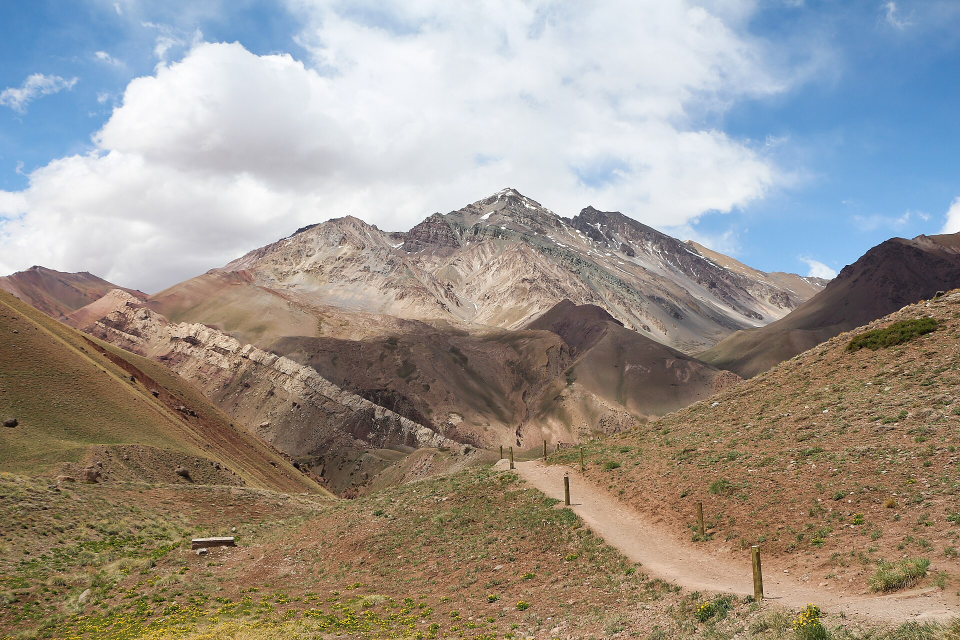
#> input picture videos-largos/008-argentina-vs-brasil/fotos-reales/aconcagua-1.jpg, 1920 x 1280 px (shown at 1/2 size); its folder holds only this picture in this run
$ python bocetos.py ../fotos-reales/aconcagua-1.jpg
#> lines starting #> are read from the running program, lines starting #| are printed output that depends on the picture; after the words box and inside, x2 and y2 are one past the last pixel; in counts of white or black regions, pixels touching at a corner belong together
"""Bocetos de miniatura del video 008 (1280x720) con fotos reales de Commons y el estadio 3D."""
import sys
from pathlib import Path
from PIL import Image, ImageDraw, ImageFont, ImageFilter, ImageEnhance, ImageOps
D = Path(__file__).resolve().parent; V = D.parent; F = V / 'fotos-reales'; R = V.parent.parent
FU = R / 'motor-mapa/datos/fuentes'; BAN = R / 'motor-mapa/datos/banderas'
FONDO = Path(sys.argv[1])  # cuadro limpio del estadio 3D
W, H = 1280, 720; AMA = (255, 210, 63); NEG = (8, 12, 18)
anton = lambda s: ImageFont.truetype(str(FU / 'Anton.woff2'), s)
barlow = lambda s: ImageFont.truetype(str(FU / 'BarlowCondensed-700.woff2'), s)

def cubrir(im, w, h, fx=.5, fy=.5):
#> called with w = 1280, h = 720, fx = 0.5, fy = 0.45
    s = max(w / im.width, h / im.height); im = im.resize((round(im.width * s), round(im.height * s)), Image.LANCZOS)
    x = round((im.width - w) * fx); y = round((im.height - h) * fy); return im.crop((x, y, x + w, y + h))
#> after `return im.crop((x, y, x + w, y + h))`:
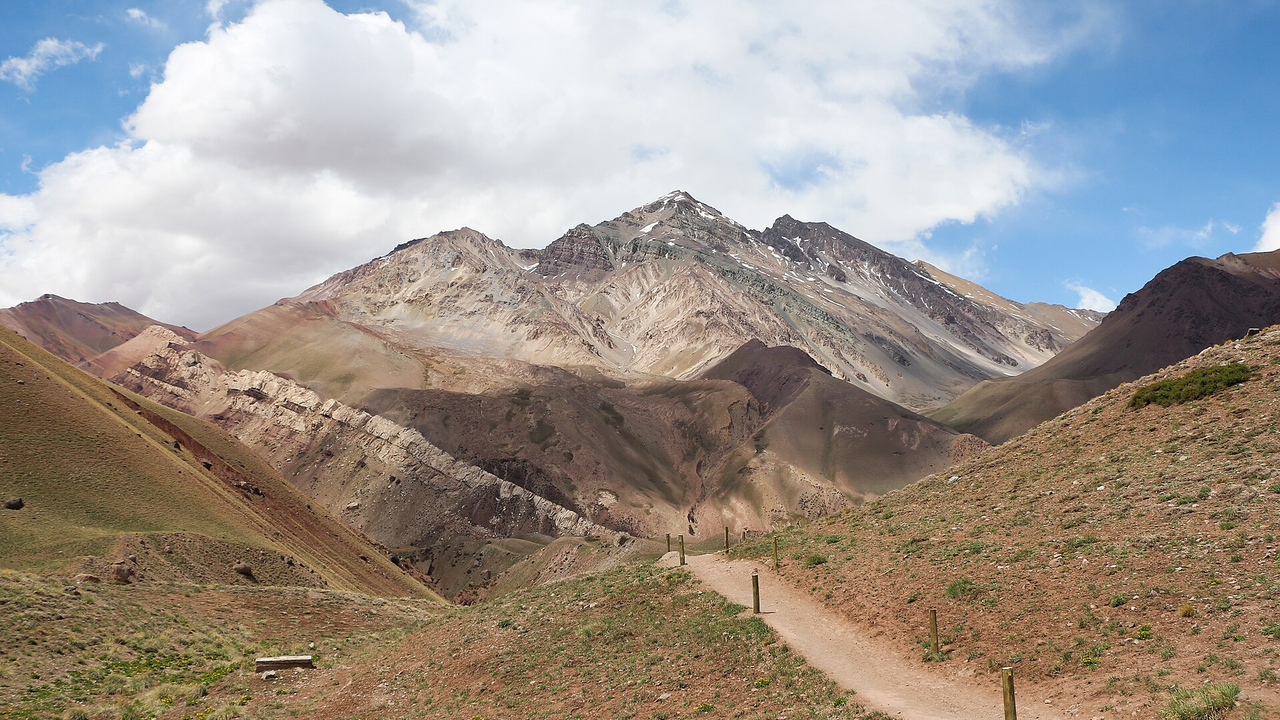
#> returned value: PIL image 1280x720 RGBA; mean R, G, B, A 155.9, 148.4, 141.3, 255

# [5 lines left out: function bandera, not called in this run]

def sombra(lienzo, capa, xy, r=18, op=170):
    a = capa.split()[-1].point(lambda v: op if v else 0); s = Image.new('RGBA', capa.size, (0, 0, 0, 0)); s.putalpha(a)
    s = s.filter(ImageFilter.GaussianBlur(r)); lienzo.alpha_composite(s, (xy[0] + 8, xy[1] + 12)); lienzo.alpha_composite(capa, xy)

def tarjeta(lienzo, img, w, h, xy, rot, fx=.5, fy=.3, etiqueta=None):
    f = cubrir(Image.open(F / img).convert('RGB'), w, h, fx, fy); f = ImageEnhance.Contrast(ImageEnhance.Color(f).enhance(1.15)).enhance(1.08)
    c = Image.new('RGBA', (w + 16, h + 16), (255, 255, 255, 255)); c.paste(f, (8, 8))
    if etiqueta:
        dr = ImageDraw.Draw(c); fn = anton(46); tw = dr.textlength(etiqueta, font=fn)
        dr.rectangle((8, h - 62, 8 + tw + 36, h + 8), fill=AMA); dr.text((26, h - 58), etiqueta, font=fn, fill=NEG)
    c = c.rotate(rot, expand=True, resample=Image.BICUBIC); sombra(lienzo, c, xy)

def texto(dr, s, xy, fn, col=AMA, borde=8, anchor='mm'):
    dr.text(xy, s, font=fn, fill=col, stroke_width=borde, stroke_fill=NEG, anchor=anchor)

# [12 lines left out: function marcador, not called in this run]

def vineta(im, k=.55):
#> called with k = 0.55
    m = Image.new('L', (W, H), 0); ImageDraw.Draw(m).ellipse((-W * .15, -H * .2, W * 1.15, H * 1.2), 255); m = m.filter(ImageFilter.GaussianBlur(160))
#> after `ImageDraw.Draw(m).ellipse((-W * 0.15, -H * 0.2, W * 1.15, H * 1.2), 25`:
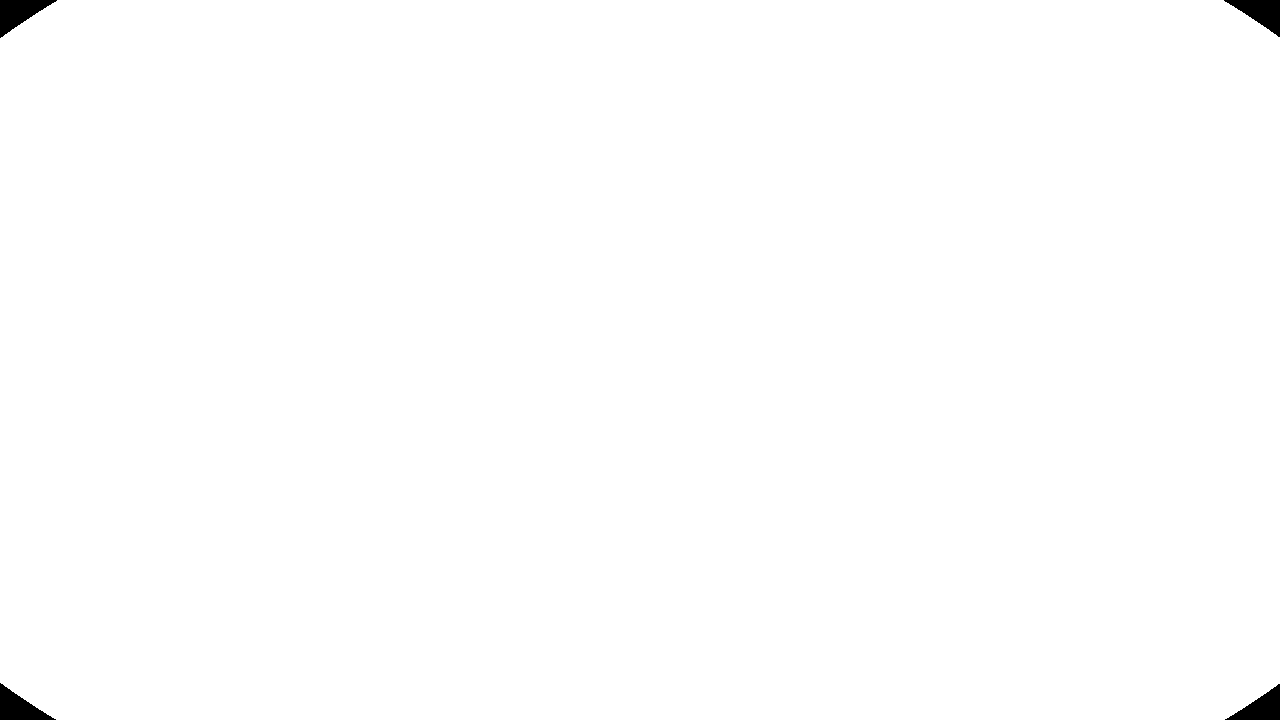
#> m: PIL image 1280x720 L; 99.6% white; 4 black regions, box (x1, y1, x2, y2) and area: (0, 0, 57, 38) 1078, (1224, 0, 1280, 37) 1040, (0, 683, 56, 720) 1021, (1225, 684, 1280, 720) 984
#> after `m = m.filter(ImageFilter.GaussianBlur(160))`:
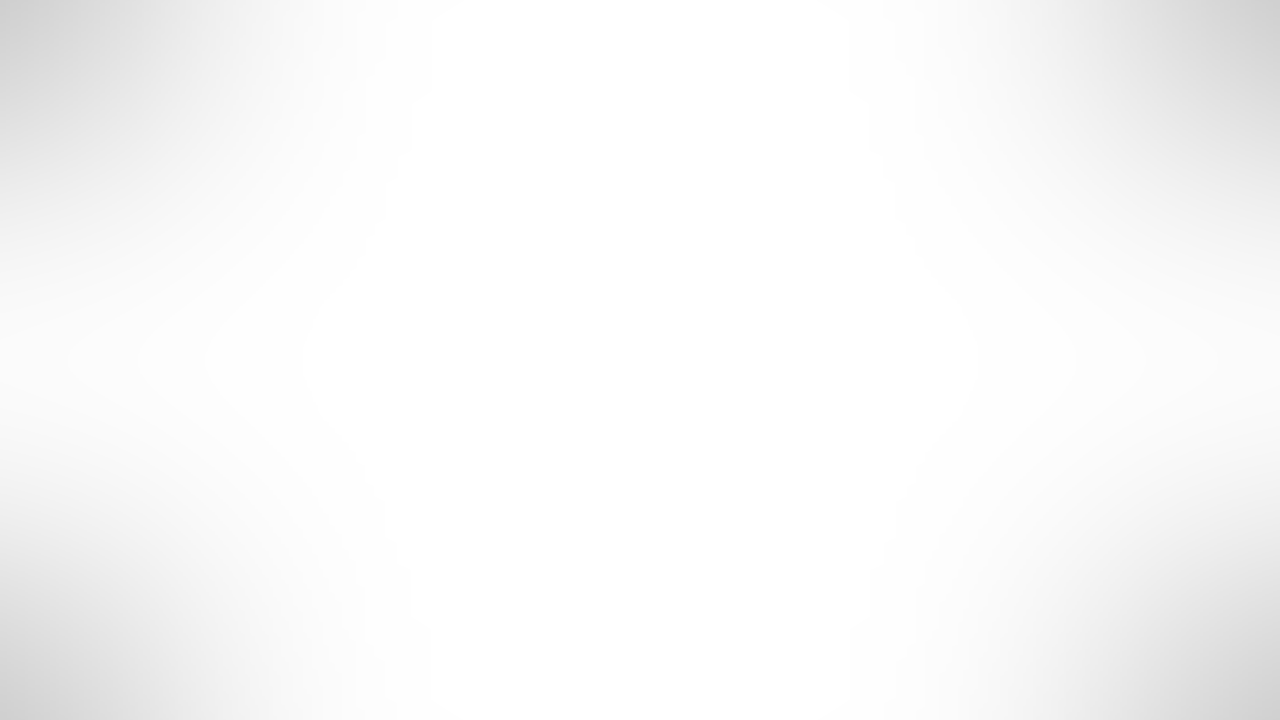
#> m: PIL image 1280x720 L; min 207, max 255, mean 248.9
    osc = Image.new('RGBA', (W, H), (0, 0, 0, int(255 * k))); osc.putalpha(ImageOps.invert(m).point(lambda v: int(v * k))); im.alpha_composite(osc)

fondo = Image.open(FONDO).convert('RGBA')

# A · EL PARTIDO: estadio 3D al centro, Messi y Pelé en tarjetas, marcador 5-5 90:00
a = cubrir(fondo, W, H, .5, .45).convert('RGBA'); vineta(a)
tarjeta(a, 'messi-2022-2.jpg', 330, 430, (-6, 150), 5, .5, .15, 'MESSI')
#> (the run stopped early here; a loop or call above may not have finished)

$ run again, on videos-largos/008-argentina-vs-brasil/fotos-reales/asado-2.jpg
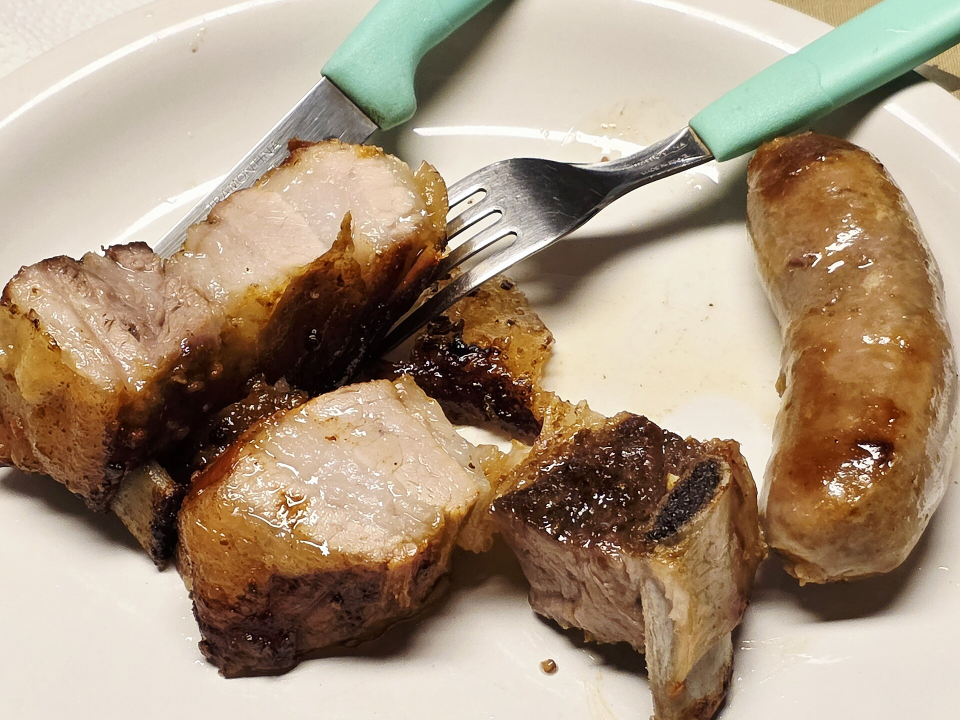
#> input picture videos-largos/008-argentina-vs-brasil/fotos-reales/asado-2.jpg, 1920 x 1440 px (shown at 1/2 size)
#> in cubrir, `return im.crop((x, y, x + w, y + h))`:
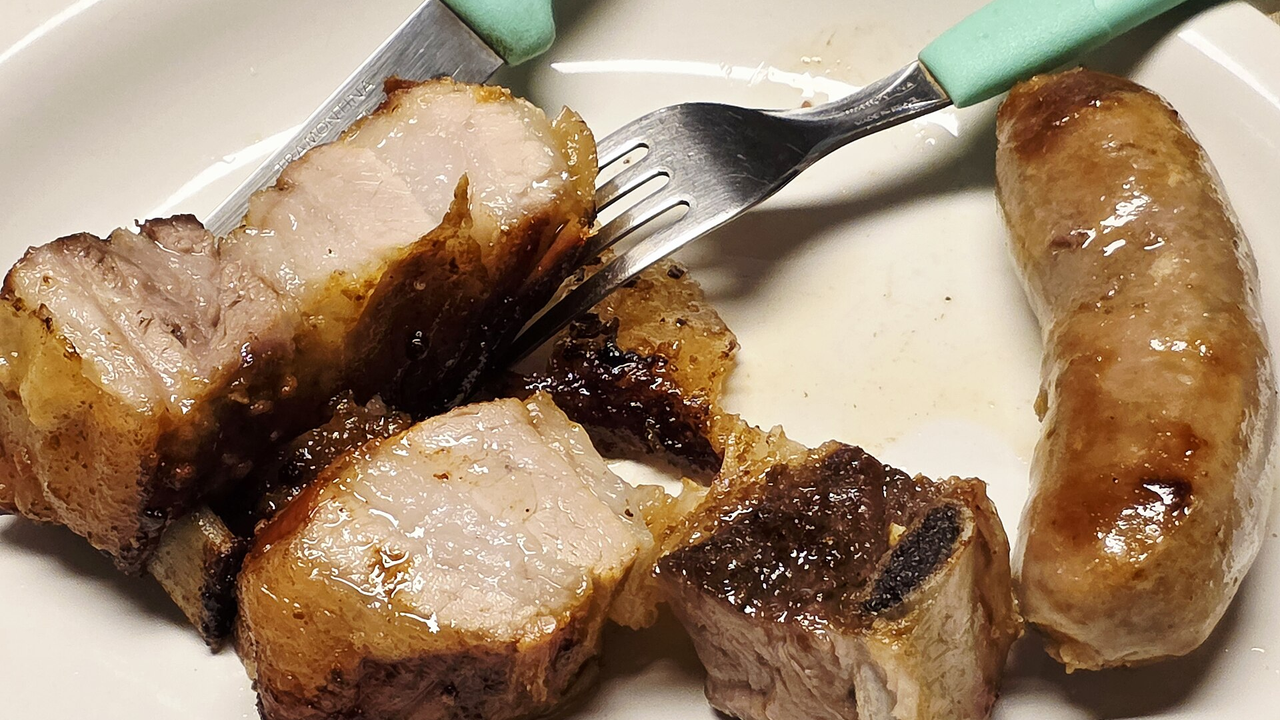
#> returned value: PIL image 1280x720 RGBA; mean R, G, B, A 159, 134, 108.9, 255
#> m: PIL image 1280x720 L; every value is 0
#> m: PIL image 1280x720 L; 99.6% white; 4 black regions, box (x1, y1, x2, y2) and area: (0, 0, 57, 38) 1078, (1224, 0, 1280, 37) 1040, (0, 683, 56, 720) 1021, (1225, 684, 1280, 720) 984

$ run again, on videos-largos/008-argentina-vs-brasil/fotos-reales/buenos-aires-1.jpg
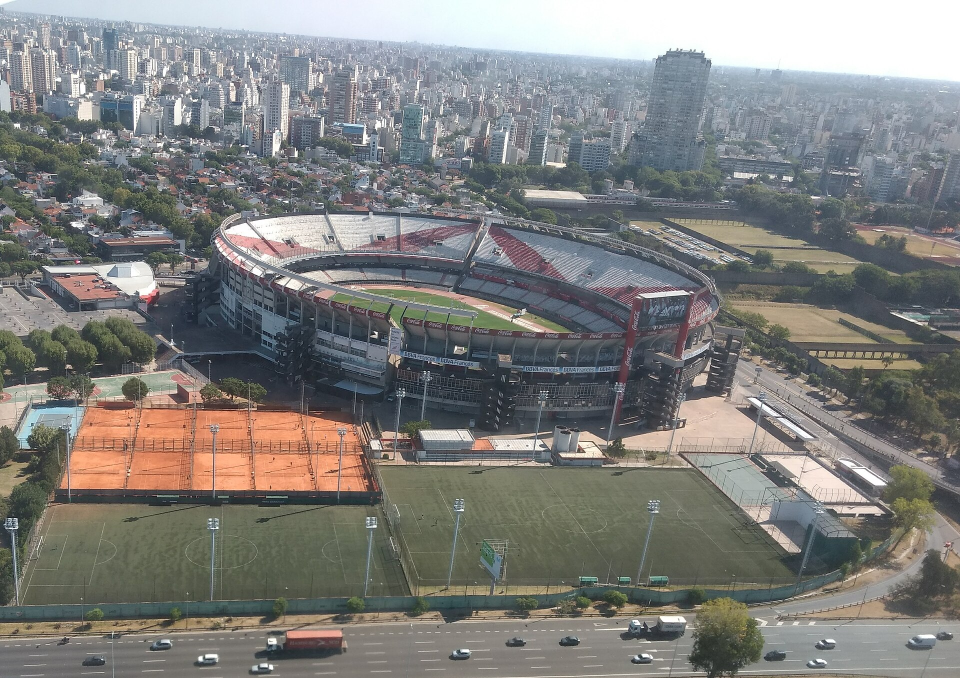
#> input picture videos-largos/008-argentina-vs-brasil/fotos-reales/buenos-aires-1.jpg, 1920 x 1356 px (shown at 1/2 size)
#> in cubrir, `return im.crop((x, y, x + w, y + h))`:
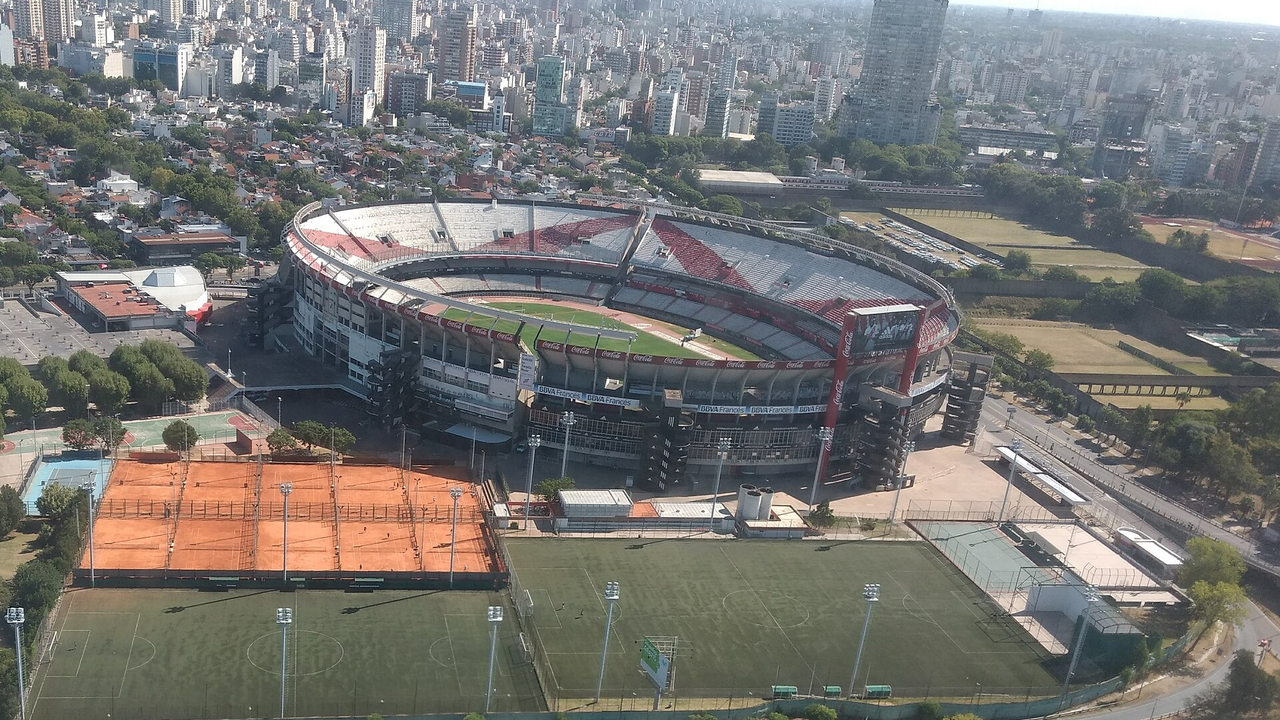
#> returned value: PIL image 1280x720 RGBA; mean R, G, B, A 117, 116.4, 113.8, 255
#> m: PIL image 1280x720 L; every value is 0
#> m: PIL image 1280x720 L; 99.6% white; 4 black regions, box (x1, y1, x2, y2) and area: (0, 0, 57, 38) 1078, (1224, 0, 1280, 37) 1040, (0, 683, 56, 720) 1021, (1225, 684, 1280, 720) 984

$ run again, on videos-largos/008-argentina-vs-brasil/fotos-reales/buenos-aires-2.jpg
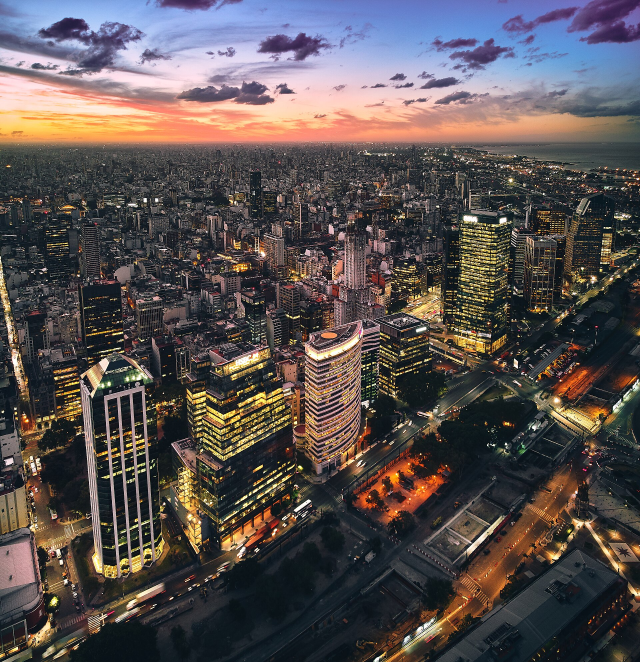
#> input picture videos-largos/008-argentina-vs-brasil/fotos-reales/buenos-aires-2.jpg, 1920 x 1986 px (shown at 1/3 size)
#> in cubrir, `return im.crop((x, y, x + w, y + h))`:
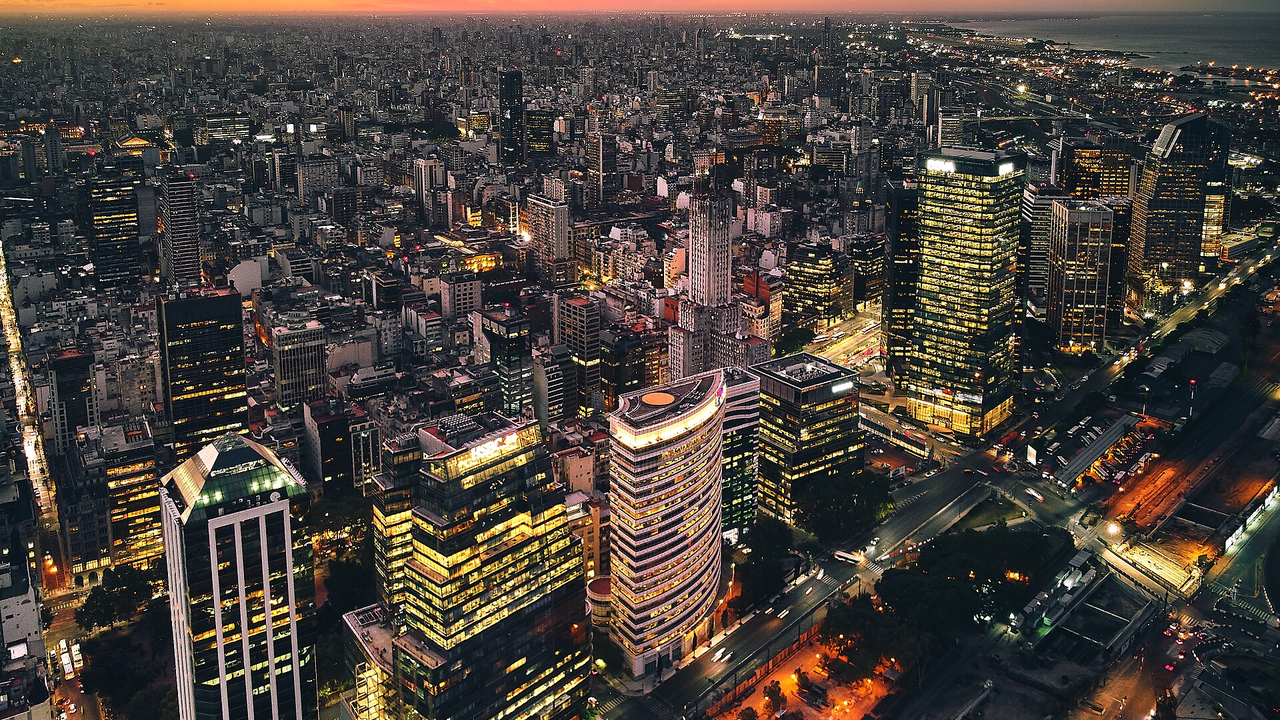
#> returned value: PIL image 1280x720 RGBA; mean R, G, B, A 73.5, 66.2, 60.4, 255
#> m: PIL image 1280x720 L; every value is 0
#> m: PIL image 1280x720 L; 99.6% white; 4 black regions, box (x1, y1, x2, y2) and area: (0, 0, 57, 38) 1078, (1224, 0, 1280, 37) 1040, (0, 683, 56, 720) 1021, (1225, 684, 1280, 720) 984
